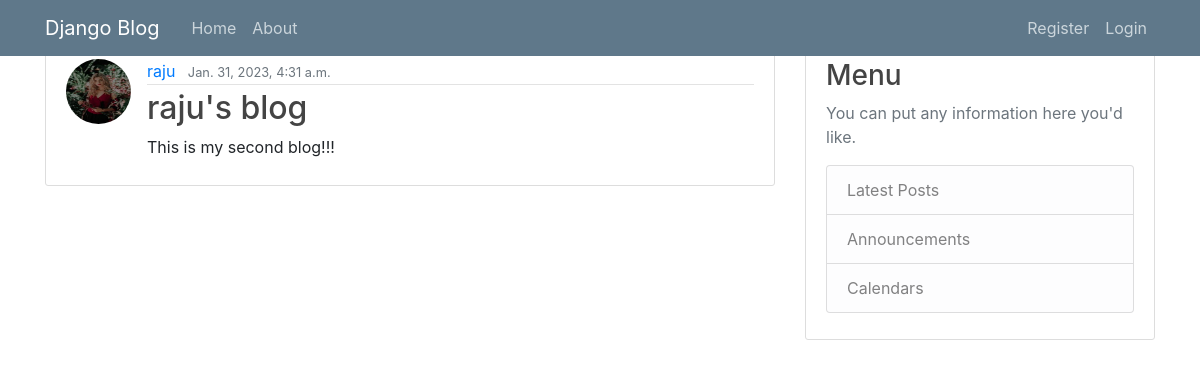
Screenshot of /blog/post/14 with the database file from the repository.
### blog/models.py (models this page shows, shortened)
class Post(models.Model):
    title=models.CharField(max_length=100)
    content=models.TextField()
    date_posted=models.DateTimeField(default=timezone.now)
    author=models.ForeignKey(User,on_delete=models.CASCADE)

class Profile(models.Model):
    user=models.OneToOneField(User,on_delete=models.CASCADE)
    image=models.ImageField(default='default.jpeg',upload_to='profile_pics')

### blog/views.py (the view)
# urls.py: path('post/<int:pk>',PostDetailView.as_view(),name='post_detail'), # As postdetailview is to open a specific post we provide primary key in the url which post to be opened and we can limit entering pr
class PostDetailView(DetailView):
    model=Post

### templates/blog/post_detail.html (shortened to what this page needs)
{% extends "blog/base.html" %}
{% block content %}
<article class="media content-section">
    <img class="rounded-circle article-img" src="{{ object.author.profile.image.url }}">
  <div class="media-body">
    <div class="article-metadata">
      <a class="mr-2" href="#">{{ object.author }}</a>
      <small class="text-muted">{{ object.date_posted }}</small>
    </div>
    <h2 class="article-title"> {{ object.title }}</h2>
    <p class="article-content">{{ object.content }}</p>
  </div>
</article>
{% endblock content %}

### staticfiles/blog/cssfiles/main.css (style rules this page uses)
h1, h2, h3, h4, h5, h6 { color: #444444; }
.content-section { background: #ffffff; padding: 10px 20px; border: 1px solid #dddddd; border-radius: 3px; margin-bottom: 20px; }
.article-title { color: #444444; }
.article-content { white-space: pre-line; }
.article-img { height: 65px; width: 65px; margin-right: 16px; }
.article-metadata { padding-bottom: 1px; margin-bottom: 4px; border-bottom: 1px solid #e3e3e3 }

### rows the page displays
Post: author.profile.image (placeholder picture), author "raju", date_posted "Jan. 31, 2023, 4:31 a.m.", title "raju's blog", content "This is my second blog!!!"
